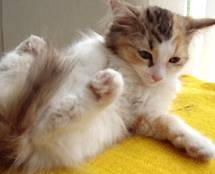
#> input picture data/cats_dogs/cats_and_dogs_filtered/train/cats/cat.105.jpg, 215 x 174 px; its folder holds only this picture in this run
$ jupyter execute --allow-errors '1.3 Loading image data.ipynb'   (shell and % lines are left out)
#> lines starting #> are read from the running program, lines starting #| are printed output that depends on the picture
# Image Data for Machine Learning

### Introduction

In computer vision and machine learning, images are not just pictures—they’re data. Behind every image is a grid of numbers that represent the intensity of light or colour at each pixel. These numbers form a structured array, which can be processed by machine learning models to recognise patterns, make predictions, or classify content.

Each image has three key components:

- *Height* – the number of pixels from top to bottom
- *Width* – the number of pixels from left to right
- *Colour channels* – the number of layers used to store colour information

The structure of an image is typically written as:

```
(Height, Width, Channels)
```

For example, a standard colour image that is 64 pixels wide and 64 pixels tall with 3 colour channels would be represented as:

```
(64, 64, 3)
```

This 3D array format allows us to process and manipulate image data using numerical tools such as NumPy and OpenCV.

### Colour channels: RGB vs. Grayscale

Most digital images use the *RGB* format, which includes three separate channels for Red, Green, and Blue. Each channel is a 2D grid of values between 0 and 255, representing how intense that colour is at each pixel. When all three channels are combined, they produce a full-colour image.

Some images, however, are in *grayscale*. These images use just one channel to represent brightness or light intensity. A grayscale image has dimensions like:

```
(Height, Width, 1)
```

Each pixel has a single value from 0 (black) to 255 (white), with shades of grey in between. Grayscale images are simpler and take up less space, which can be useful when colour information isn't important for the task.

### Preprocessing image data

Preprocessing is a crucial step in preparing image data for machine learning. Raw images often come in different sizes, formats, and quality levels, which can confuse a model and lead to poor performance. Preprocessing helps to clean, standardise, and enrich the dataset so that models can learn more effectively.

When done properly, it improves model accuracy, speeds up training, and helps the model generalise better to new images. Here are some of the key techniques involved:

- *Resizing* – Images in a dataset often have different dimensions. Resizing makes sure that all images are the same size, which is essential because machine learning models expect a fixed input shape. For example, all images might be resized to 128×128 pixels.

- *Normalisation* – Pixel values in an image usually range from 0 to 255. Normalisation scales these values down to a smaller range—typically from 0 to 1—so that the model can learn more efficiently. This helps prevent certain features from overpowering others due to large numeric differences.

- *Data Augmentation* – Instead of collecting more images, we can artificially increase the size and diversity of the dataset by applying simple transformations to existing images. These include:
  - *Flipping* (horizontally or vertically)
  - *Rotating* at various angles
  - *Zooming in or out*
  - *Shifting* images left, right, up, or down
This makes the model more robust by exposing it to a wider variety of examples.

- *Flattening* – Traditional machine learning algorithms (like decision trees or support vector machines) require input as a one-dimensional vector. Flattening takes the 2D image, or 3D if colour (width, height, RGB channels), and turns it into a long row of pixel values so that it can be used with these models. These models are not always the best for image data, unlike *Convolutional Neural Networks (CNNs)*, that do not require this step and instead operate with all three dimensions.

Machine learning models — especially *CNNs*, require input images to be in a consistent format. If your dataset includes images of different sizes or channel types (some RGB, some greyscale), it can confuse the model and reduce performance.

To avoid this, you need to:
- *Resize* all images to the same dimensions
- *Normalise* pixel values so they fall within a common range (e.g. 0 to 1)
- *Ensure consistent colour format*—either converting all to RGB or all to greyscale

Uniform image input makes it easier for the model to extract useful features and generalise to new, unseen images.

In short, these steps help turn a messy collection of images into a structured, consistent dataset that’s ready for training. When you preprocess your data well, you give your model the best chance to learn from it accurately and reliably.

## Load image data for classification tasks
When working on an image classification task, such as distinguishing between cats and dogs, it is essential to organise the dataset in a structured format. A common approach is to store images in separate folders based on their categories (like movie review sentiment data).

For this example, we assume that our dataset is stored in a directory `./cats_dogs/train/`, which contains two subdirectories `cats/` and `dogs/` where each folder holds multiple images of the respective animal:

```
./cats_dogs/train/
    cats/
      cat_1.jpg
      cat_2.jpg
      ...
    dogs/
      dog_1.jpg
      dog_2.jpg
      ...
```
This folder structure is widely used because it allows for easy dataset management and seamless integration with deep learning libraries such as TensorFlow, PyTorch, and OpenCV. Most deep learning frameworks have built-in functions that can automatically load images from such structured directories, making preprocessing and training more efficient.

### Installing Python libraries

### Download the dataset

[cell 1]
import os
import urllib.request
import zipfile

# Define URL and target filenames
url = "https://storage.googleapis.com/mledu-datasets/cats_and_dogs_filtered.zip"
root_dir = "../data/"
zip_path = root_dir + "cats_and_dogs_filtered.zip"
extract_dir = root_dir + "cats_dogs"

# Download the zip file
print("Downloading dataset...")
urllib.request.urlretrieve(url, zip_path)
#> (this line was passed over: the network is not available in this run)
print("Download complete.")

# Extract the zip file
print("Extracting files...")
#> (the rest of this cell did not finish here and is left out)

### Loading the data

The following code sets up key parameters and data structures for processing our image classification dataset. It defines the image size, dataset path, class labels, and initialises empty lists to store image data and labels for training a model.

First we set a fixed size of 64×64 pixels for all images. Resizing ensures that all images have the same dimensions, which is necessary for consistent input into a machine learning model.

We then define the path where the dataset images are stored. This path will be used to load images from different class folders (e.g., "train/cats" and "train/dogs"):

[cell 2]
IMG_SIZE = 64  # Resize images to 64x64

DATASET_PATH = root_dir + "cats_dogs/cats_and_dogs_filtered/train/" # Path to the folder containing data

categories = ["cats", "dogs"]  # The subfolders - class labels

We also create two lists to store the data we'll use for training:

- *`X`* – This list will hold the actual image data. After each image is read, resized, and possibly converted to grayscale, we’ll store the resulting pixel array in `X`. These arrays represent the *features*—the information the model will learn from.

- *`Y`* – This list will hold the *labels* or target values that tell the model what each image represents. For example, we might use `0` for cats and `1` for dogs. These labels are what the model tries to predict during training.

Together, `X` and `Y` form the foundation of any supervised machine learning task:
- `X` contains *what the model sees*
- `Y` contains *what the model should learn to predict*

[cell 3]
X, Y = [], []  # Features and Labels

### Load the images from each folder

To begin working with the *Cats vs Dogs* image dataset, we first need to gather all the image files from their respective folders. We use the `glob` module to automatically find the file paths for every image in the dataset. This saves us from having to manually list or open each file.

Once we have the file paths, we use OpenCV’s `cv2.imread()` function to read each image into memory. This step converts the image into a format that can be processed in Python. After loading, we apply a series of *preprocessing steps* to prepare the image data for machine learning. These steps include resizing, adjusting colour formats, and normalising pixel values so everything is consistent and ready for training.

### Resizing

When working with image data, it’s common for images to have *different sizes and resolutions*. Some might be small and square, others large and rectangular. However, machine learning models—especially deep learning models like *Convolutional Neural Networks (CNNs)*—need all images to have a *consistent input size*.

To solve this, we *resize* every image to a fixed shape, such as `64x64` pixels. This means all images are converted to the same width and height, regardless of their original size.

This is important for a few reasons:

- *Neural networks expect fixed input dimensions.* They’re designed to accept input of a specific shape (e.g., `(64, 64, 3)` for a colour image). If each image has a different shape, the model won’t know how to process them in batches.

- *Resizing reduces computational cost.* A large image (such as `1024x1024`) contains a lot more pixels than a small one, which means it takes longer to train the model and uses more memory. By shrinking all images to a smaller, consistent size, we make training faster and more efficient.

- *It helps the model generalise better.* While resizing may remove some small details, it encourages the model to focus on broader patterns—such as shapes and edges—rather than unnecessary fine-grained texture. This improves performance on new, unseen images.

### Converting from BGR to RGB

OpenCV loads images using a colour format called *BGR* (Blue-Green-Red), where the order of colour channels is different from the standard *RGB* (Red-Green-Blue) used by most other libraries like Matplotlib, TensorFlow, or PIL.

If we don’t fix this, the colours in the image will look wrong—for example, reds might appear blue, and vice versa.

To correct the colour order, we use the function `cv2.cvtColor(img, cv2.COLOR_BGR2RGB)`. This swaps the channels so the image is displayed and processed in the correct format. It’s a small but important step that ensures colour accuracy across the entire pipeline.

### Normalising pixel values

When images are stored digitally, each pixel has a brightness value—ranging from *0 (darkest)* to *255 (brightest)*. These values are integers, and while they work well for displaying images, they can cause problems when used directly in machine learning models.

To make the data easier to work with, we *normalise* the pixel values. This means we scale them down to a *range between 0 and 1* by dividing each value by `255.0`.

This step is helpful for several reasons:

- *It improves model stability.* Models perform better when input values are small and within a predictable range. Large values like 255 can cause the model to update unevenly during training, making learning slower or unstable.

- *It ensures fairness in learning.* Without normalisation, pixels with high values could have more influence than others, even if they’re not more important. Scaling the data ensures that all pixels contribute equally to what the model learns.

- *It improves consistency across images.* Brightness and lighting conditions can vary across images. Normalising helps reduce these differences, so the model focuses on meaningful content rather than being misled by uneven lighting.

### Storing the results

After processing, each image is added to a list called `X`. This list stores the image data—what the model will use as input. At the same time, we assign each image a label and store it in a second list called `Y`. The labels tell the model what kind of image it is:
- `0` for a cat
- `1` for a dog

This structure—images in `X` and labels in `Y`—creates a clear and organised dataset that we can use to train a model. It ensures that all images have been processed in the same way and that every input has a matching output:

[cell 4]
import os, glob, cv2  # Import libraries for file handling and image processing

# Loop through each category (e.g. "cats", "dogs")
for category in categories:
    path = os.path.join(DATASET_PATH, category)  # Full path to the category folder
    label = categories.index(category)  # Assign numeric label: 0 for "cats", 1 for "dogs"

    # Loop through all .jpg files in the current category folder
    for img_path in glob.glob(f"{path}/*.jpg"):
        img = cv2.imread(img_path)  # Read image using OpenCV
#> img is the input picture: shape (174, 215, 3); mean B, G, R 112.7, 146.7, 167.4
        if img is None:
            continue  # Skip if image couldn't be read

        # Resize image to (IMG_SIZE x IMG_SIZE)
        img = cv2.resize(img, (IMG_SIZE, IMG_SIZE))
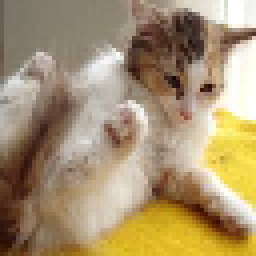
#> img: shape (64, 64, 3) (shown 4 times larger); mean B, G, R 112.5, 146.5, 167.3

        # Convert image from BGR (OpenCV default) to RGB
        img = cv2.cvtColor(img, cv2.COLOR_BGR2RGB)

        # Normalize pixel values to range [0, 1]
        img = img / 255.0

        # Append processed image and label to the dataset lists
        X.append(img)
        Y.append(label)

### Inspecting our image training data

Now that we’ve finished processing all the images, we need to convert our list of images (`X`) into a format that’s easier and faster for the computer to work with. We do this by turning it into a *NumPy array*, which is a type of data structure used to store numbers efficiently in Python.

Using a NumPy array has a few benefits:
- It’s much faster for calculations than a regular list
- It uses less memory
- It’s the format that most machine learning tools expect

We also make sure the numbers in the array are stored as *floating-point numbers* (`float32`). This is a common format used in machine learning, especially for neural networks. It works well with the *normalised pixel values* we created earlier (which now range from 0 to 1 instead of 0 to 255).

Finally, we print out how many images were loaded to double-check that everything worked correctly and that the dataset is complete. This helps us confirm that the preprocessing step didn’t miss or skip any files:

[cell 5]
import numpy as np

X = np.array(X, dtype=np.float32)
Y = np.array(Y)

print("Number of images:", len(X))
#| Number of images: 2
print("Shape of X:", X.shape, "(num_samples,", IMG_SIZE, "*", IMG_SIZE, "*3)")
#| Shape of X: (2, 64, 64, 3) (num_samples, 64 * 64 *3)

### Understanding the structure of the image dataset

Once the images have been converted into a NumPy array (`X`), we can check its *shape*—which tells us how the data is organised.

The shape will look something like this:

```
(number_of_images, image_height, image_width, colour_channels)
```

For example, if we resized all images to `64x64` pixels and used colour (RGB), the shape might look like:

```
(1000, 64, 64, 3)
```

This means:
- *1000 images* in total
- Each image is *64 pixels tall and 64 pixels wide*
- Each image has *3 colour channels* (red, green, and blue)

This check is important because it confirms that every image has been resized and formatted in the same way, which is necessary before training a machine learning model.

We also convert our list of labels (`Y`) into a Pandas Series. This makes it easy to count how many images belong to each class—for example, how many are cats and how many are dogs.

This quick count helps us see if the dataset is *balanced* (roughly the same number of each class) or *imbalanced* (more of one than the other). A balanced dataset is often better for training because it avoids giving too much importance to one type of image:

[cell 6]
import pandas as pd

print("Label distribution:")
print(pd.Series(Y).value_counts())

If both labels have equal counts, the dataset is balanced. If one label has significantly more images than the other, the model might become biased towards the majority class.

At this point, each image has been transformed into a single row of raw pixel values, creating a large feature space (e.g. 12,288 columns for color images at 64×64 resolution). Next, we can apply feature selection.

## Image augmentation

Once our images are prepared and ready for training, we can take an extra step to make our model even more effective—*image augmentation*. This simply means creating slightly altered versions of each image to give the model more variety to learn from.

But why is this helpful?

In many real-world situations, images of the same object can look a bit different. For example, a photo of a dog might be taken from a different angle, in brighter lighting, or while the dog is facing the other way. If our model only trains on one version of each image, it might learn to recognise *that specific image*, instead of learning to recognise *dogs in general*. This can lead to a problem called *overfitting*, where the model does well on training images but struggles with new ones.

Image augmentation solves this by creating new, slightly different versions of existing images. We don’t need to collect more data—just use what we already have and apply small changes, such as:
- *Flipping* the image horizontally or vertically
- *Rotating* it slightly (e.g., 30 degrees)
- *Scaling* the image down (zooming out)
- *Cropping* a smaller section of the image
- *Changing the brightness*
- *Adding noise*, which mimics imperfections you might get from a camera

These changes help the model become more flexible and able to handle everyday variations in images. It makes the model more robust and better at generalising to new photos it hasn’t seen before.

To make this easier, we create a function called `augment_image(img)`. This function takes one image and returns a collection of modified versions. Each variation is stored in a dictionary, where the name (like `"rotated"` or `"flipped"`) describes what kind of transformation was applied.

This allows us to train our model on a richer, more diverse set of images, even if we only started with a small dataset. In the end, the model becomes more reliable and more capable of recognising objects in the real world:

[cell 7]
def augment_image(img):
    # Dictionary to store transformed images
    transformations = {
        "Original": img,  # Keep the original image

        # Rotate the image 30 degrees around the center
        "Rotated 30°": cv2.warpAffine(
            img,
            cv2.getRotationMatrix2D((IMG_SIZE//2, IMG_SIZE//2), 30, 1.0),
            (IMG_SIZE, IMG_SIZE)
        ),

        # Flip the image horizontally (mirror effect)
        "Flipped Horizontally": cv2.flip(img, 1),

        # Flip the image vertically (upside-down)
        "Flipped Vertically": cv2.flip(img, 0),

        # Resize the image to 80% of its original size
        "Scaled 80%": cv2.resize(img, (int(IMG_SIZE * 0.8), int(IMG_SIZE * 0.8))),

        # Crop a central portion of the image (if it's large enough)
        "Random Crop": img[8:56, 8:56] if img.shape[0] > 56 else img,

        # Add Gaussian noise to simulate camera imperfections
        "Gaussian Noise": np.clip(img + 0.05 * np.random.randn(*img.shape), 0, 1)
    }

    # Return all transformed images
    return transformations

### Augmentation in practice

To see how augmentation works in action, we pick one image from our dataset (in this case, the first image in `X[0]`) and pass it through our `augment_image` function. This function creates several new versions of the image by applying different transformations—like rotating, flipping, cropping, and adding noise.

To help us understand what each transformation looks like, we create a second function called `show_augmentations`. This function displays all the augmented images side by side in a single row so we can easily compare them.

A blank canvas is created for the plot. We then go through each transformed version of the image in the dictionary returned by `augment_image`. For each one, a *subplot* is created using `plt.subplot(...)`—this is like adding a new image panel next to the previous one.

Each image is shown using `plt.imshow(img)`, and we add a title above it to explain what kind of transformation was applied (e.g. *"Rotated 30°"*, *"Flipped Horizontally"*).

The axis lines are hidden using `plt.axis("off")` to keep the display clean.

This visual check helps us make sure the augmentations look reasonable before we use them to train our model. It also shows how much variation we can get from a single image—giving our model a much better chance to learn patterns that apply in real-world situations:

[cell 8]
import matplotlib.pyplot as plt

# Select a sample image (the first one in the collection)
sample_img = X[0]
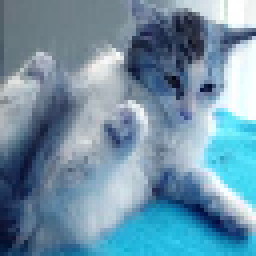
#> sample_img: shape (64, 64, 3) float32 (shown 4 times larger); mean of channels 0, 1, 2 0.656, 0.575, 0.441; drawn as B, G, R

augmented_images = augment_image(sample_img)
#> augmented_images = 7 items

print('len of images gen', len(augmented_images.items())) # len of images gen 7
#| len of images gen 7
#> (the rest of the program and of its run is left out)
